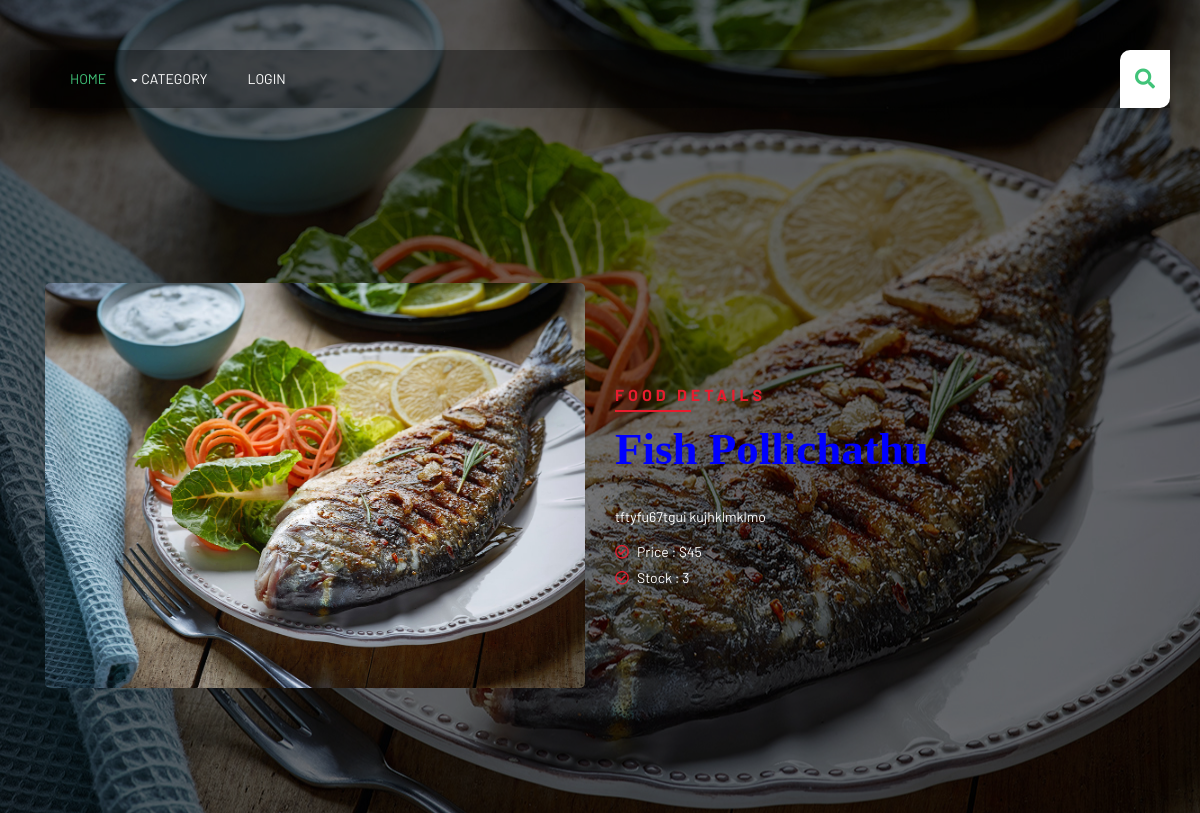
The app's page /fish-items/fish-pollichathu, older data.
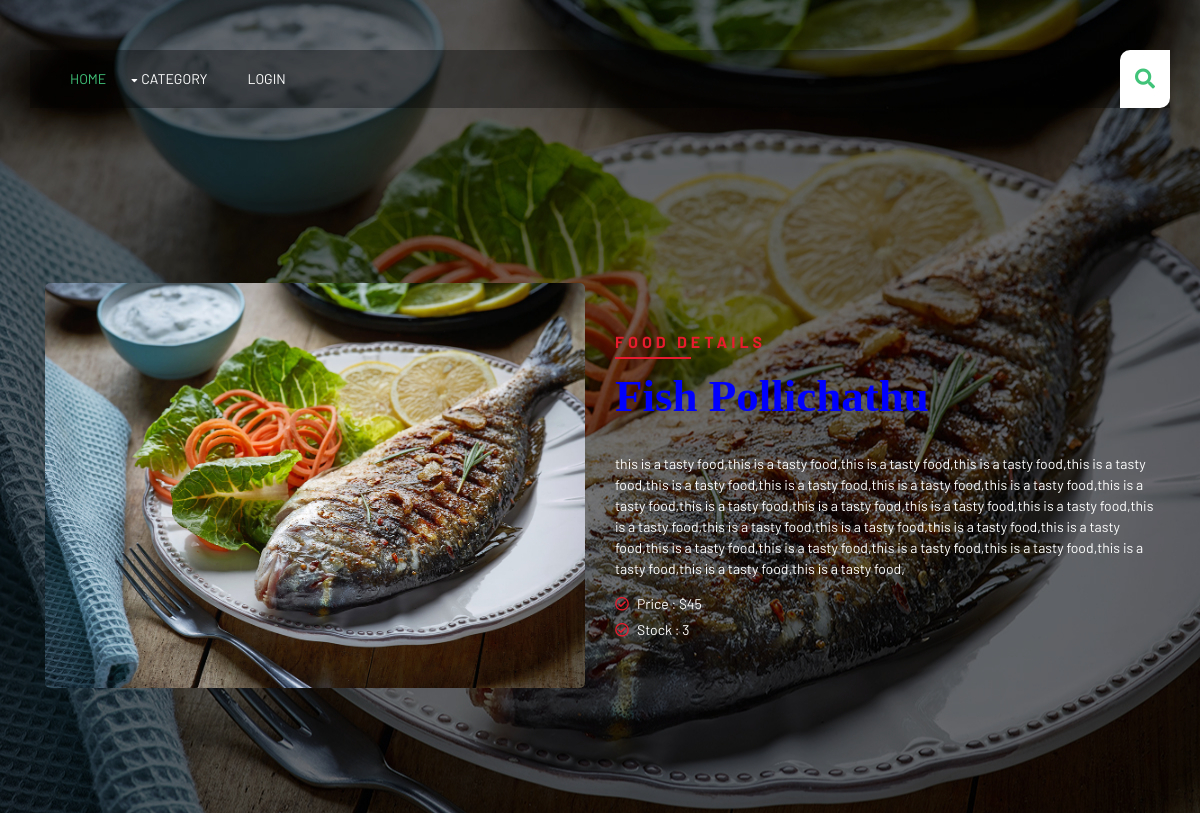
The same page, newer data.
### shop/models.py (models this page shows, shortened)
class Product(models.Model):
    name=models.CharField(max_length=200)
    slug=models.SlugField(max_length=200)
    img=models.ImageField(upload_to='pictures')
    price=models.IntegerField()
    desc=models.TextField()
    stock=models.IntegerField()
    available=models.BooleanField(default=True)
    category=models.ForeignKey('Category',on_delete=models.CASCADE)

### shop/views.py (the view)
# urls.py: path('<slug:categ_slug>/<slug:prod_slug>',views.shop_detail,name='shop_detail'),
def shop_detail(request,categ_slug,prod_slug):
    categ=Category.objects.all()#to get category dropdown in detail page
    prodt=Product.objects.get(slug=prod_slug,category__slug=categ_slug)
    stk=True
    if prodt.stock<1:
        stk=False
    return render(request,'product_detail.html',{'prodt':prodt,'categ':categ,'stk':stk})

### cart/context_processor.py (called while the page is built)
def count(request):
    itc = 0
    if 'admin' in request.path:
        return {}
    try:
        cart = Cart_list.objects.get(cart_user_id=cart_id(request))
        c_itms = Cart_items.objects.filter(cart=cart)
        for i in c_itms:
            itc += i.quant
    except Cart_list.DoesNotExist:
        itc = 0
    return dict(item_count=itc)

### cart/views.py (called while the page is built)
def cart_id(request):
    ct_id=request.session.get('member_id')
    return ct_id

### shop/models.py (called while the page is built)
    def get_url(self):
        return reverse('shop:shop_category',args=[self.slug])

### templates/product_detail.html (shortened to what this page needs)
{% extends 'base.html' %}
{% block content %}
{% load static %}
<!DOCTYPE html>
<html lang="en">
    <head>
        <link href="https://stackpath.bootstrapcdn.com/bootstrap/4.4.1/css/bootstrap.min.css" rel="stylesheet">
        <link href="https://cdnjs.cloudflare.com/ajax/libs/font-awesome/5.10.0/css/all.min.css" rel="stylesheet">
        <link href="{% static 'shop_product/lib/flaticon/font/flaticon.css' %}" rel="stylesheet">
        <link href="{% static 'shop_product/lib/animate/animate.min.css' %}" rel="stylesheet">
        <link href="{% static 'shop_product/lib/owlcarousel/assets/owl.carousel.min.css' %}" rel="stylesheet">
        <link href="{% static 'shop_product/css/style.css' %}" rel="stylesheet">
    </head>
    <body>
        <div class="about">
            <div class="container">
                <div class="row align-items-center">
                    <div class="col-lg-6">
                        <div class="about-img">
                            <img src="{{prodt.img.url}}" alt="Image">
                        </div>
                    </div>
                    <div class="col-lg-6">
                        <div class="section-header text-left">
                            <p>Food Details</p>
                            <h2 style="color:blue;">{{prodt.name}}</h2>
                        </div>
                        <div class="about-content">
                            <p>
                             {{prodt.desc}}
                            </p>
                            <ul>
                                <li><i class="far fa-check-circle"></i>Price : ${{prodt.price}}</li>
                                <li><i class="far fa-check-circle"></i>Stock : {{prodt.stock}}</li>
                            </ul>
                        </div>
                    </div>
                </div>
            </div>
        </div>
    {% endblock %}

Row changes from the older to the newer data that the page shows:
changed Product "Fish Pollichathu": desc "tftyfu67tgui kujhklmklmo" → "this is a tasty food,this is a tasty food,this is a tasty food,this is a tasty food,this is a tasty food,this is a tasty food,this is a tasty food,this is a tasty food,this is a tasty food,this is a tasty food,this is a tasty food,this is a tasty food,this is a tasty food,this is a tasty food,this is a tasty food,this is a tasty food,this is a tasty food,this is a tasty food,this is a tasty food,this is a tasty food,this is a tasty food,this is a tasty food,this is a tasty food,this is a tasty food,this is a tasty food,this is a tasty food,"
